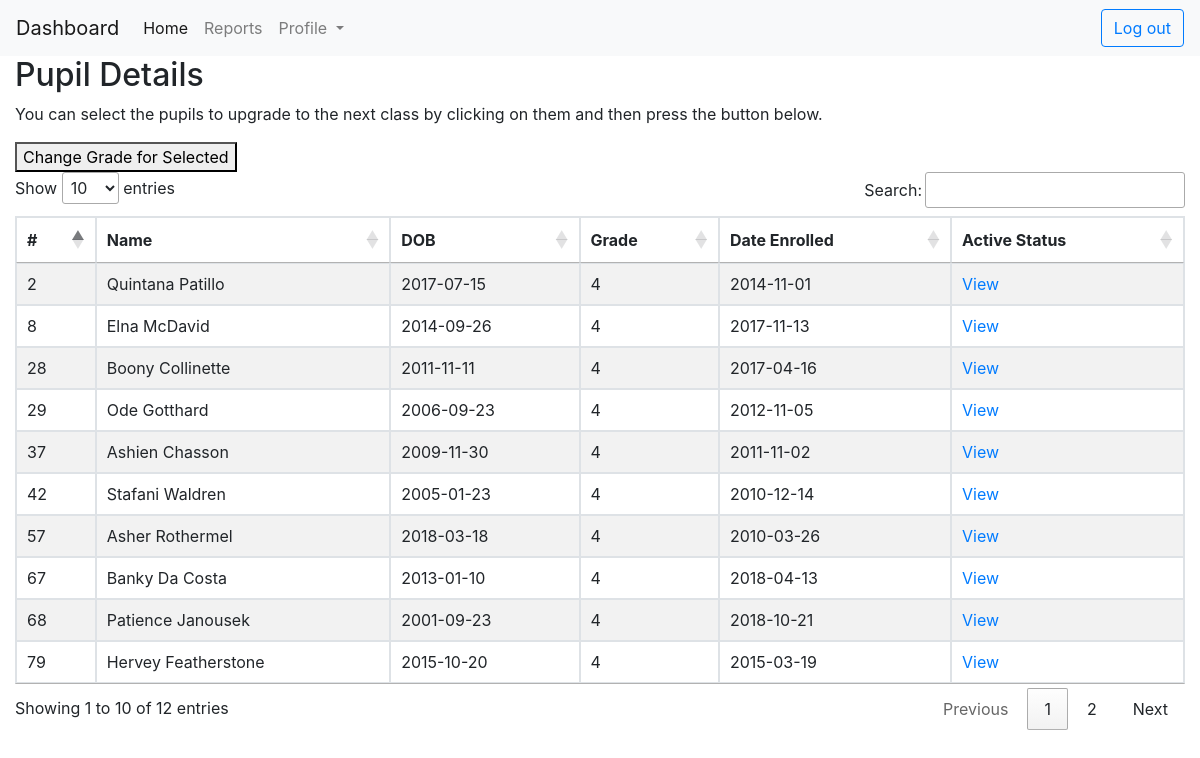
Page /teacher/move.php?grade=4 (signed in) on the committed database.
### tables this page shows
CREATE TABLE `pupil` (
  `pupilID` int(11) NOT NULL,
  `pupilName` varchar(50) NOT NULL,
  `parentID` int(11) NOT NULL,
  `dateOfBirth` varchar(10) NOT NULL,
  `grade` int(11) NOT NULL,
  `yearStarted` varchar(20) NOT NULL,
  `dateModified` date DEFAULT NULL,
  `activeStatus` varchar(20) DEFAULT 'active'
);

### teacher/move.php (the view, shortened to what this page needs)
<?php
    require_once "../includes/config.php";
    $gradeView = $_GET['grade'];
?>
<!DOCTYPE html>
<html lang="en">
<head>
    <link rel="stylesheet" href="https://cdn.datatables.net/1.10.20/css/jquery.dataTables.min.css">
</head>
<body>
        <?php
        require_once '../includes/navbar_header.php';
        ?>
    <div class="wrapper">
        <div class="container-fluid">
            <div class="row">
                <div class="col-md-12">
                    <div class="page-header clearfix">
                        <h2 class="pull-left">Pupil Details</h2>
                    </div>
                    <p>You can select the pupils to upgrade to the next class by clicking on them and then press the button below.</p>
                    <button id="button">Change Grade for Selected</button><br>
                    <?php
                    $sql = "SELECT * FROM pupil WHERE grade = '$gradeView'";
                    if($result = $mysqli->query($sql)){
                        if($result->num_rows > 0){
                            echo "<table id='myTable'  class='table table-bordered table-striped'>";
                                echo "<thead>";
                                    echo "<tr>";
                                        echo "<th>#</th>";
                                        echo "<th>Name</th>";
                                        echo "<th>DOB</th>";
                                        echo "<th>Grade</th>";
                                        echo "<th>Date Enrolled</th>";
                                        echo "<th>Active Status</th>";
                                    echo "</tr>";
                                echo "</thead>";
                                echo "<tbody>";
                                while($row = $result->fetch_array()){
                                    echo "<tr>";
                                        echo "<td>" . $row['pupilID'] . "</td>";
                                        echo "<td>" . $row['pupilName'] . "</td>";
                                        echo "<td>" . $row['dateOfBirth'] . "</td>";
                                        echo "<td>" . $row['grade'] . "</td>";
                                        echo "<td>" . $row['yearStarted'] . "</td>";
                                        echo "<td>";
                                            echo "<a href='activeStatus.php?id=". $row['pupilID'] ."' title='Move pupil' data-toggle='tooltip'><span class='glyphicon glyphicon-eye-open'></span> View</a>";
                                        echo "</td>";
                                    echo "</tr>";
                                }
                                echo "</tbody>";
                            echo "</table>";
                        } else{
                            echo "<p class='lead'><em>No records were found.</em></p>";
                        }
                    } else{
                        echo "ERROR: Could not able to execute $sql. " . $mysqli->error;
                    }
                    ?>
                </div>
            </div>
        </div>
    </div>
</body>
</html

### rows in the picture
pupil: pupilID "2", pupilName "Quintana Patillo", dateOfBirth "2017-07-15", grade "4", yearStarted "2014-11-01"
pupil: pupilID "8", pupilName "Elna McDavid", dateOfBirth "2014-09-26", grade "4", yearStarted "2017-11-13"
pupil: pupilID "28", pupilName "Boony Collinette", dateOfBirth "2011-11-11", grade "4", yearStarted "2017-04-16"
pupil: pupilID "29", pupilName "Ode Gotthard", dateOfBirth "2006-09-23", grade "4", yearStarted "2012-11-05"
pupil: pupilID "37", pupilName "Ashien Chasson", dateOfBirth "2009-11-30", grade "4", yearStarted "2011-11-02"
pupil: pupilID "42", pupilName "Stafani Waldren", dateOfBirth "2005-01-23", grade "4", yearStarted "2010-12-14"
pupil: pupilID "57", pupilName "Asher Rothermel", dateOfBirth "2018-03-18", grade "4", yearStarted "2010-03-26"
pupil: pupilID "67", pupilName "Banky Da Costa", dateOfBirth "2013-01-10", grade "4", yearStarted "2018-04-13"
pupil: pupilID "68", pupilName "Patience Janousek", dateOfBirth "2001-09-23", grade "4", yearStarted "2018-10-21"
pupil: pupilID "79", pupilName "Hervey Featherstone", dateOfBirth "2015-10-20", grade "4", yearStarted "2015-03-19"
